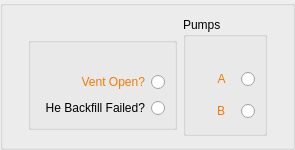
           <widget class="QGroupBox" name="groupBox_27">
            <property name="enabled">
             <bool>true</bool>
            </property>
            <property name="title">
             <string/>
            </property>
            <layout class="QGridLayout" name="gridLayout_101">
             <property name="leftMargin">
              <number>25</number>
             </property>
             <property name="rightMargin">
              <number>25</number>
             </property>
             <item row="0" column="1" rowspan="3">
              <widget class="QGroupBox" name="groupBox_30">
               <property name="title">
                <string>Pumps</string>
               </property>
               <layout class="QGridLayout" name="gridLayout_102">
                <item row="3" column="0">
                 <widget class="QRadioButton" name="rb_pumpB_slow">
                  <property name="enabled">
                   <bool>true</bool>
                  </property>
                  <property name="sizePolicy">
                   <sizepolicy hsizetype="Preferred" vsizetype="Preferred">
                    <horstretch>0</horstretch>
                    <verstretch>0</verstretch>
                   </sizepolicy>
                  </property>
                  <property name="layoutDirection">
                   <enum>Qt::RightToLeft</enum>
                  </property>
                  <property name="styleSheet">
                   <string notr="true">color: rgb(245, 121, 0);
font: 18pt &quot;Cantarell&quot;;</string>
                  </property>
                  <property name="text">
                   <string>     B   </string>
                  </property>
                  <property name="autoExclusive">
                   <bool>false</bool>
                  </property>
                 </widget>
                </item>
                <item row="1" column="0">
                 <widget class="QLabel" name="label_147">
                  <property name="sizePolicy">
                   <sizepolicy hsizetype="Fixed" vsizetype="Fixed">
                    <horstretch>0</horstretch>
                    <verstretch>0</verstretch>
                   </sizepolicy>
                  </property>
                  <property name="text">
                   <string/>
                  </property>
                 </widget>
                </item>
                <item row="2" column="0">
                 <widget class="QRadioButton" name="rb_pumpA_slow">
                  <property name="enabled">
                   <bool>true</bool>
                  </property>
                  <property name="sizePolicy">
                   <sizepolicy hsizetype="Preferred" vsizetype="Preferred">
                    <horstretch>0</horstretch>
                    <verstretch>0</verstretch>
                   </sizepolicy>
                  </property>
                  <property name="layoutDirection">
                   <enum>Qt::RightToLeft</enum>
                  </property>
                  <property name="styleSheet">
                   <string notr="true">color: rgb(245, 121, 0);
font: 18pt &quot;Cantarell&quot;;</string>
                  </property>
                  <property name="text">
                   <string>     A   </string>
                  </property>
                  <property name="autoExclusive">
                   <bool>false</bool>
                  </property>
                 </widget>
                </item>
               </layout>
              </widget>
             </item>
             <item row="0" column="0">
              <widget class="QLabel" name="label_144">
               <property name="sizePolicy">
                <sizepolicy hsizetype="Fixed" vsizetype="Fixed">
                 <horstretch>0</horstretch>
                 <verstretch>0</verstretch>
                </sizepolicy>
               </property>
               <property name="text">
                <string/>
               </property>
              </widget>
             </item>
             <item row="1" column="0">
              <widget class="QGroupBox" name="groupBox_28">
               <property name="title">
                <string/>
               </property>
               <layout class="QGridLayout" name="gridLayout_89">
                <item row="1" column="0">
                 <widget class="QRadioButton" name="rb_fast_vent">
                  <property name="enabled">
                   <bool>true</bool>
                  </property>
                  <property name="sizePolicy">
                   <sizepolicy hsizetype="Preferred" vsizetype="Preferred">
                    <horstretch>0</horstretch>
                    <verstretch>0</verstretch>
                   </sizepolicy>
                  </property>
                  <property name="layoutDirection">
                   <enum>Qt::RightToLeft</enum>
                  </property>
                  <property name="styleSheet">
                   <string notr="true">color: rgb(245, 121, 0);</string>
                  </property>
                  <property name="text">
                   <string>Vent Open?</string>
                  </property>
                  <property name="checkable">
                   <bool>true</bool>
                  </property>
                  <property name="autoExclusive">
                   <bool>false</bool>
                  </property>
                 </widget>
                </item>
                <item row="0" column="0">
                 <widget class="QLabel" name="label_145">
                  <property name="sizePolicy">
                   <sizepolicy hsizetype="Fixed" vsizetype="Fixed">
                    <horstretch>0</horstretch>
                    <verstretch>0</verstretch>
                   </sizepolicy>
                  </property>
                  <property name="text">
                   <string/>
                  </property>
                 </widget>
                </item>
                <item row="2" column="0">
                 <widget class="QRadioButton" name="rb_he_backfill_fail">
                  <property name="enabled">
                   <bool>true</bool>
                  </property>
                  <property name="sizePolicy">
                   <sizepolicy hsizetype="Preferred" vsizetype="Preferred">
                    <horstretch>0</horstretch>
                    <verstretch>0</verstretch>
                   </sizepolicy>
                  </property>
                  <property name="layoutDirection">
                   <enum>Qt::RightToLeft</enum>
                  </property>
                  <property name="styleSheet">
                   <string notr="true">color: rgb(245, 121, 0);

indicator {
    border: 3px solid rgb(52, 59, 72);
	width: 15px;
	height: 15px;
	border-radius: 10px;
    background: rgb(255, 255, 0);
}</string>
                  </property>
                  <property name="text">
                   <string>He Backfill Failed?</string>
                  </property>
                  <property name="autoExclusive">
                   <bool>false</bool>
                  </property>
                 </widget>
                </item>
               </layout>
              </widget>
             </item>
            </layout>
           </widget>
